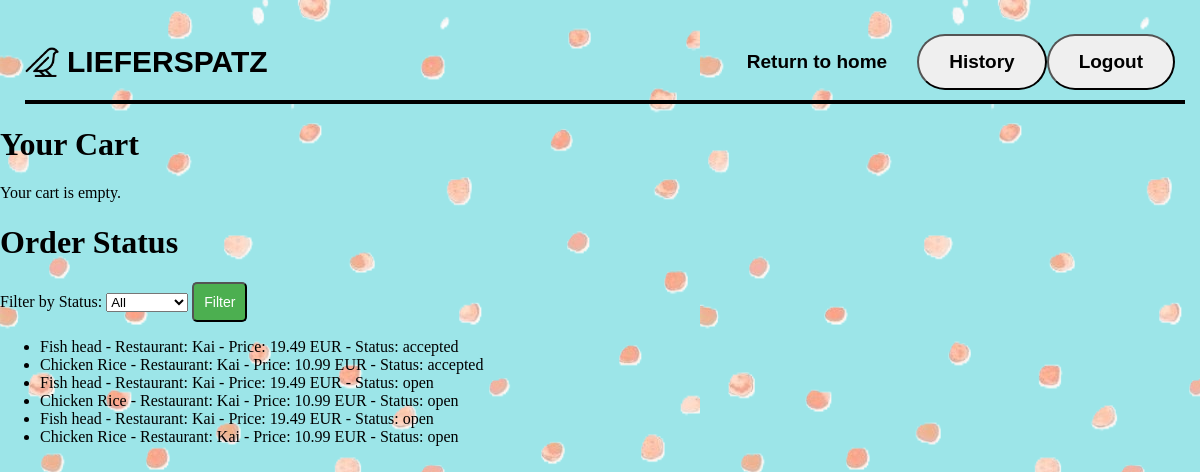
The app's page /order_cart/customer_cart (signed in) with its own data.
### tables this page shows
CREATE TABLE "menu" (
	"id"	INTEGER,
	"restaurant_id"	INTEGER,
	"item_name"	TEXT,
	"detail"	TEXT,
	"price"	NUMERIC,
	"types"	TEXT,
	PRIMARY KEY("id" AUTOINCREMENT),
	FOREIGN KEY("restaurant_id") REFERENCES "restaurant"("id")
);

CREATE TABLE "restaurant" (
	"id"	INTEGER,
	"email"	TEXT,
	"username"	TEXT,
	"password"	TEXT,
	"address"	TEXT,
	"plz"	INTEGER,
	"restaurantname"	TEXT,
	"description"	TEXT,
	PRIMARY KEY("id")
);

CREATE TABLE "Orders" (
	"id"	INTEGER UNIQUE,
	"item_id"	INTEGER,
	"restaurant_id"	INTEGER,
	"customer_id"	INTEGER,
	"quantity"	INTEGER,
	"time"	TEXT,
	"date"	TEXT,
	"status"	TEXT,
	"description"	TEXT,
	PRIMARY KEY("id" AUTOINCREMENT),
	FOREIGN KEY("item_id") REFERENCES "menu"("id"),
	FOREIGN KEY("customer_id") REFERENCES "customer"("id"),
	FOREIGN KEY("restaurant_id") REFERENCES "restaurant"("id")
);

### order_cart_blueprint.py (the view)
@order_cart.route("/customer_cart", methods=["GET","POST"])
def view_cart():
    selected_status = request.form.get("order_status")
    cart_items = session.get("cart_items", [])
    print("cart items:", cart_items)
    customer_id = session.get('user_id')
    _customer = customer(customer_id, connection)
    all_orders = _customer.get_order()
    total_price = f.get_total(cart_items)
    if (selected_status == "All") or (selected_status is None):
        filtered_orders = all_orders
    else:
        filtered_orders = [order for order in all_orders if order[7] == selected_status]
    all_order = []
    if filtered_orders:
        for order in filtered_orders:
            template_data = {
            "menu" : f.get_information(order[1],'menu'),
            "restaurant": f.get_information(order[2],'restaurant'),
            "customer": f.get_information(order[3],'customer'),
            "order" : order
            }
            all_order.append(template_data)
    return render_template("customer_cart.html", cart_items=cart_items,all_order = all_order,total_price ="{:.4}".format(total_price))

### Customer.py (called while the page is built)
    def get_order(self):
        try:
            with self.connection:
                query = "SELECT * FROM Orders WHERE customer_id = ?"
                orders = self.cursor.execute(query, (self.id,)).fetchall()
                return orders
        except Exception as e:
            print(f"an error occured: {e}")
            return False

### functions.py (called while the page is built)
    def get_information(id,user_type): #get all information from database using id and user type
        conn = sqlite3.connect(connection)
        cursor = conn.cursor()
        query =  "SELECT * FROM " + user_type + " WHERE id = ?"
        information = cursor.execute(query, (id,)).fetchone()
        return information

    def get_total(cart_items):
        total_price= 0.00
        for item in cart_items:
            price = float(item.get("price", 0))
            quantity = int(item.get("quantity", 0))
            total_price += price * quantity
        return total_price

### templates/customer_cart.html (shortened to what this page needs)
{% extends "base.html" %}
{% block button %}
    <a href="/home" class="button-link">Return to home</a>
    <form action="{{ url_for('order_cart.customer_history') }}" method="POST">
        <input type="submit" value="History" class = "button-link">
    </form>
    <form action="/logout_customer" method="POST">
        <input type="submit" value="Logout" class="button-link">
    </form>
{% endblock %}
{% block content %}
    <h1>Your Cart</h1>
    {% if cart_items %}
        <ul>
            {% for item in cart_items %}
                <li>
                    {{ item.item_name }} - Price: {{ item.price }} - Quantity:{{ item.quantity}}
                <label for="order_description_{{ loop.index }}" style=" margin-top: 10px;" > <br> Order Description: </label>
                <input type="text" name="order_description_{{ loop.index }}" id="order_description_{{ loop.index }}" placeholder="Enter order description">
                </li>
            {% endfor %}
        </ul>
        <p>Total Price: {{total_price}}</p>
        <form action="{{url_for('order_cart.submit_order')}}" method="POST" onsubmit="return confirmSubmission()">
            <input type="hidden" value ="Are you sure you want to submit?" name="pop_out">
            <input type="submit" value="Submit" class="button">
        </form>
        <form action="{{url_for('order_cart.clear_cart')}}" method="POST">
            <input type="submit" value="Clear Cart" class="button">
        </form>
    {% else %}
        <p>Your cart is empty.</p>
    {% endif %}
    <h1> Order Status</h1>
    <form action="{{ url_for('order_cart.view_cart') }}" method="POST" style="margin-bottom: 10px;">
        <label for="order_status">Filter by Status:</label>
        <select name="order_status" id="order_status">
            <option value="All">All</option>
        </select>
        <input type="submit" value="Filter" class="button">
    </form>
    {% if all_order %}
        <ul>
            {% for current_order in all_order %}
                <li>
                    {{ current_order.menu[2] }} - Restaurant: {{ current_order.restaurant[2] }} - Price: {{ current_order.menu[4] }} EUR - Status: {{current_order.order[7]}}
                </li>
            {% endfor %}
        </ul>
    {% else %}
        <p>You have no orders.</p>
    {% endif %}
{% endblock %}

### static/styling.css (style rules this page uses)
body { background-color: #9ce5e8; background-attachment: fixed; background-image: url('/static/images/background.png'); margin-top: auto; margin-bottom: auto; margin-right: auto; margin-left: auto; }
.button-link { display: inline-block; padding: 15px 30px; text-decoration: none; color: black; transition: background-color 0.5s ease; font-family: 'Montserrat', sans-serif; font-weight: bold; font-size: 19px; border-radius: 30px; }
.button { background-color: #4CAF50; color: white; padding: 10px; text-align: center; text-decoration: none; display: inline-block; font-size: 14px; cursor: pointer; border-radius: 5px; }

### records on screen
menu: item_name "Fish head" "Fish head" "Fish head", price "19.49" "19.49" "19.49"
restaurant: username "Kai" "Kai" "Kai" "Kai" "Kai" "Kai"
Orders: status "accepted"
menu: item_name "Chicken Rice" "Chicken Rice" "Chicken Rice", price "10.99" "10.99" "10.99"
Orders: status "accepted"
Orders: status "open"
Orders: status "open"
Orders: status "open"
Orders: status "open"
